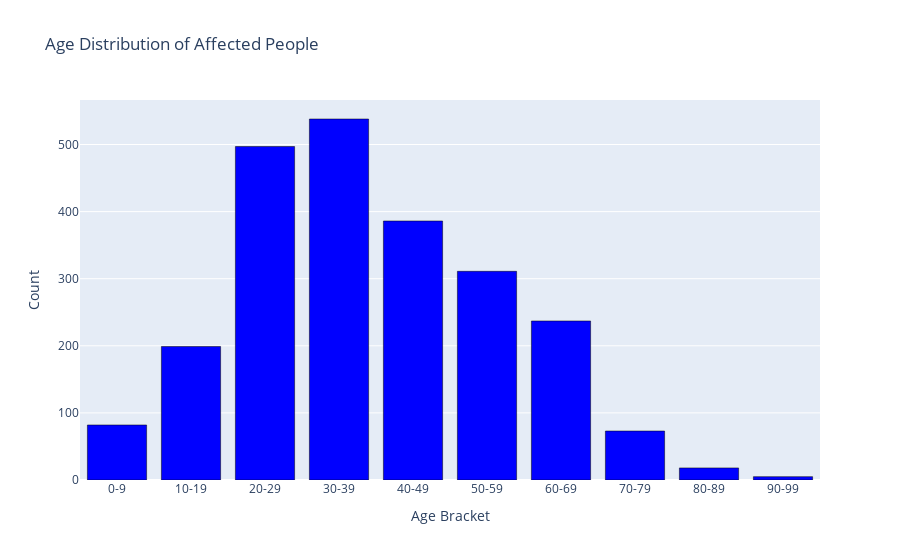

This figure's notebook cell:
### Code cell
fig = go.Figure(data=[
    go.Bar(x=age_bracket.index, y=age_bracket['Age_Bracket'],marker_color='blue',marker_line_color='black')])
fig.update_layout(title='Age Distribution of Affected People',xaxis=dict(title="Age Bracket"),yaxis=dict(title="Count"))

### Figure 1 — Plotly figure (JSON) as saved in the notebook; plotly's stock layout.template omitted (floating-point values rounded to 4 significant figures)
{"data": [{"marker": {"color": "blue", "line": {"color": "black"}}, "type": "bar", "x": ["0-9", "10-19", "20-29", "30-39", "40-49", "50-59", "60-69", "70-79", "80-89", "90-99"], "y": [82, 199, 497, 538, 386, 311, 237, 73, 18, 5]}], "layout": {"title": {"text": "Age Distribution of Affected People"}, "xaxis": {"title": {"text": "Age Bracket"}}, "yaxis": {"title": {"text": "Count"}}}}
